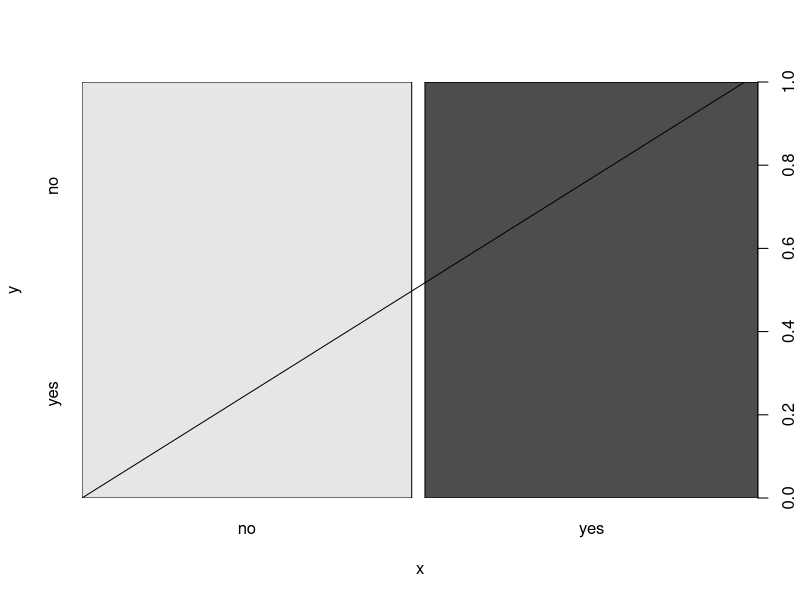

The R script that drew this image:
library(AER)
data("ResumeNames")
set.seed(1)
library(caret)
library(randomForest)


# train.idx = sample(1:nrow(ResumeNames), nrow(ResumeNames)/2)
# train.idx = createDataPartition(ResumeNames$call, p = .5, list = F, times = 1)
# ResumeNames.train = ResumeNames[train.idx,]
# ResumeNames.test = ResumeNames[-train.idx,]
# 
# 
# # down sample
# ResumeNames.traindown = downSample(x = ResumeNames.train[, -ncol(ResumeNames.train)], 
#                                    y = ResumeNames.train$call)
# ResumeNames.testdown = downSample(x = ResumeNames.test[, -ncol(ResumeNames.test)], 
#                                   y = ResumeNames.test$call)
# 
# 
# bag.ResumeNames= randomForest(call~. -name,data=ResumeNames.traindown,
#                               mtry=25,importance =TRUE)
# bag.ResumeNames
# 
# yhat.bag = predict(bag.ResumeNames , newdata=ResumeNames.testdown)
# 
# plot(yhat.bag, ResumeNames.traindown[,"call"])
# abline (0,1)
# mean((yhat.bag -ResumeNames.traindown[,"call"])^2)
# 
# # change number of trees
# bag.ResumeNames= randomForest(medv~.,data=ResumeNames , subset=train ,
#                          mtry=13,ntree=25)
# yhat.bag = predict(bag.ResumeNames , newdata=ResumeNames[-train ,])
# mean((yhat.bag -ResumeNames.train)^2)


ResumeNames.ds = downSample(x = ResumeNames[, -ncol(ResumeNames)],
                                    y = ResumeNames$call)


ResumeNames.train = sample(1:nrow(ResumeNames.ds), nrow(ResumeNames.ds)/2)
ResumeNames.test=ResumeNames.ds[-ResumeNames.train ,"call"]

bag.ResumeNames= randomForest(call~.-name,data=ResumeNames.ds, subset=ResumeNames.train,
                         mtry=25,importance =TRUE)
bag.ResumeNames

yhat.bag = predict(bag.ResumeNames , newdata=ResumeNames.ds[-ResumeNames.train ,])
plot(yhat.bag , ResumeNames.test)
abline (0,1)
mean((yhat.bag - as.numeric(ResumeNames.test))^2)
